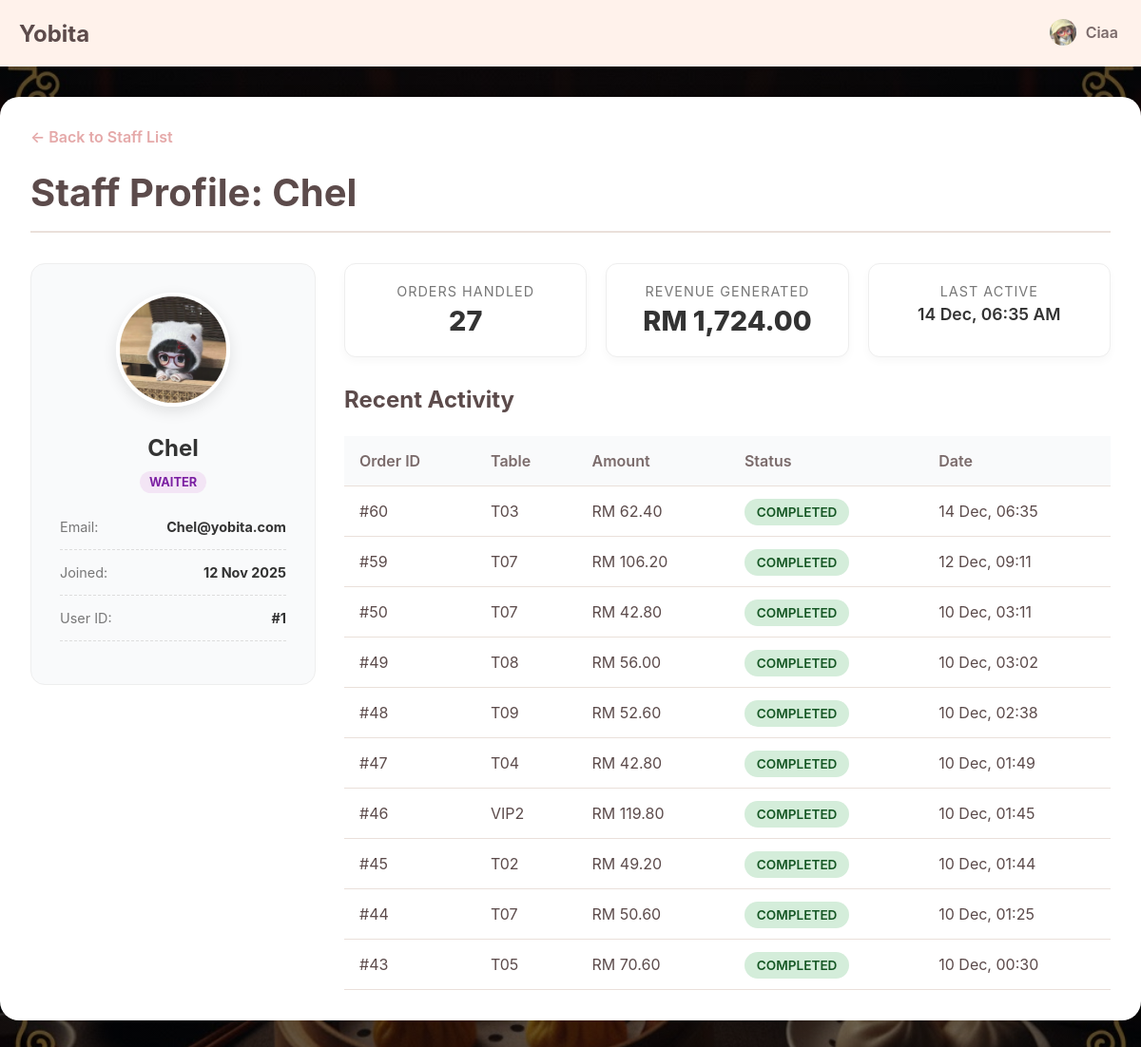
/admin/staffDetail.php?id=1 (signed in), run on the app's committed database.
### tables this page shows
CREATE TABLE `staffs` (
  `id` int(10) UNSIGNED NOT NULL,
  `username` varchar(50) NOT NULL,
  `email` varchar(255) NOT NULL,
  `password` varchar(255) NOT NULL,
  `role` enum('waiter','admin','chef') NOT NULL DEFAULT 'waiter',
  `profile_picture` varchar(255) DEFAULT NULL,
  `created_at` timestamp NOT NULL DEFAULT current_timestamp()
);

CREATE TABLE `orders` (
  `id` int(10) UNSIGNED NOT NULL,
  `table_id` int(10) UNSIGNED NOT NULL,
  `user_id` int(10) UNSIGNED NOT NULL,
  `status` enum('pending','prepared','completed','cancelled') NOT NULL DEFAULT 'pending',
  `total_amount` decimal(10,2) DEFAULT 0.00,
  `created_at` timestamp NOT NULL DEFAULT current_timestamp()
);

CREATE TABLE `dining_tables` (
  `id` int(10) UNSIGNED NOT NULL,
  `table_number` varchar(10) NOT NULL,
  `capacity` int(11) NOT NULL DEFAULT 4,
  `status` enum('available','occupied','reserved') NOT NULL DEFAULT 'available'
);

### admin/staffDetail.php (the view, shortened to what this page needs)
<?php
require_once '../connection.php';
$waiter_id = (int)$_GET['id'];
$basePath = "../";
include '../_header.php';
try {
    $stmt = $pdo->prepare("SELECT * FROM staffs WHERE id = ?");
    $stmt->execute([$waiter_id]);
    $waiter = $stmt->fetch();
    $stmtStats = $pdo->prepare("
        SELECT
            COUNT(id) as total_orders,
            COALESCE(SUM(total_amount), 0) as total_revenue,
            MAX(created_at) as last_active
        FROM orders
        WHERE user_id = ?
    ");
    $stmtStats->execute([$waiter_id]);
    $stats = $stmtStats->fetch();
    $stmtOrders = $pdo->prepare("
        SELECT o.*, dt.table_number
        FROM orders o
        JOIN dining_tables dt ON o.table_id = dt.id
        WHERE o.user_id = ?
        ORDER BY o.created_at DESC
        LIMIT 10
    ");
    $stmtOrders->execute([$waiter_id]);
    $recent_orders = $stmtOrders->fetchAll();
} catch (PDOException $e) {
    die("Error: " . $e->getMessage());
}
?>
<link rel="stylesheet" href="<?php echo $basePath; ?>css/viewOrders.css">
<link rel="stylesheet" href="<?php echo $basePath; ?>css/manageStaff.css">
<main class="main-wrapper">
    <div class="admin-container">
        <a href="manageStaff.php" class="back-link">← Back to Staff List</a>
        <div class="page-header">
            <h1>Staff Profile: <?php echo htmlspecialchars($waiter['username']); ?></h1>
        </div>
        <div class="waiter-detail-grid">
            <div class="profile-card">
                <div class="profile-header-img">
                    <img src="<?php echo $waiter['profile_picture'] ? $basePath . $waiter['profile_picture'] : $basePath.'uploads/Default_pfp.png'; ?>">
                </div>
                <h2><?php echo htmlspecialchars($waiter['username']); ?></h2>
                <span class="role-badge role-<?php echo $waiter['role']; ?>"><?php echo ucfirst($waiter['role']); ?></span>
                <div class="profile-info-list">
                    <div class="info-row">
                        <span>Email:</span>
                        <strong><?php echo htmlspecialchars($waiter['email']); ?></strong>
                    </div>
                    <div class="info-row">
                        <span>Joined:</span>
                        <strong><?php echo date("d M Y", strtotime($waiter['created_at'])); ?></strong>
                    </div>
                    <div class="info-row">
                        <span>User ID:</span>
                        <strong>#<?php echo $waiter['id']; ?></strong>
                    </div>
                </div>
            </div>
            <div class="stats-container">
                <div class="kpi-grid">
                    <div class="kpi-card">
                        <div class="kpi-label">Orders Handled</div>
                        <div class="kpi-value"><?php echo $stats['total_orders']; ?></div>
                    </div>
                    <div class="kpi-card">
                        <div class="kpi-label">Revenue Generated</div>
                        <div class="kpi-value">RM <?php echo number_format($stats['total_revenue'], 2); ?></div>
                    </div>
                    <div class="kpi-card">
                        <div class="kpi-label">Last Active</div>
                        <div class="kpi-value small">
                            <?php echo $stats['last_active'] ? date("d M, h:i A", strtotime($stats['last_active'])) : 'Never'; ?>
                        </div>
                    </div>
                </div>
                <h3 class="section-title" style="margin-top: 30px;">Recent Activity</h3>
                <div class="table-responsive">
                    <table>
                        <thead>
                            <tr>
                                <th>Order ID</th>
                                <th>Table</th>
                                <th>Amount</th>
                                <th>Status</th>
                                <th>Date</th>
                            </tr>
                        </thead>
                        <tbody>
                            <?php if (empty($recent_orders)): ?>
                                <tr><td colspan="5">No orders handled yet.</td></tr>
                            <?php else: ?>
                                <?php foreach ($recent_orders as $order): ?>
                                <tr>
                                    <td>#<?php echo $order['id']; ?></td>
                                    <td><?php echo $order['table_number']; ?></td>
                                    <td>RM <?php echo number_format($order['total_amount'], 2); ?></td>
                                    <td>
                                        <span class="status-badge status-<?php echo $order['status']; ?>">
                                            <?php echo ucfirst($order['status']); ?>
                                        </span>
                                    </td>
                                    <td><?php echo date("d M, H:i", strtotime($order['created_at'])); ?></td>
                                </tr>
                                <?php endforeach; ?>
                            <?php endif; ?>
                        </tbody>
                    </table>
                </div>
            </div>
        </div>
    </div>
</main>

### css/index.css (style rules this page uses)
:root { --primary: #FFDCDC; --second: #FFF2EB; --third: #ffffff; --fourth: #FFD6BA; --text-dark: #5C4B4B; --text-light: #7a6a6a; --border-color: #EAE0DA; --accent-dark: #E5A9A9; --notification: #FF3B3B; }
* { box-sizing: border-box; margin: 0; padding: 0; }
body { font-family: -apple-system, BlinkMacSystemFont, "Segoe UI", Roboto, Helvetica, Arial, sans-serif; background-color: var(--second); color: var(--text-dark); background: linear-gradient(rgba(0, 0, 0, 0.5), rgba(0, 0, 0, 0.5)), url(../image/Background.jpg) !important; background-size: cover !important; background-position: center !important; background-repeat: no-repeat !important; background-attachment: fixed !important; }
.main-wrapper { padding-top: 70px; padding-bottom: 100px; }

### css/viewOrders.css (style rules this page uses)
.admin-container { max-width: 1200px; margin: 2rem auto; padding: 2rem; background-color: #fff; border-radius: 20px; box-shadow: 0 8px 25px rgba(0, 0, 0, 0.1); animation: fadeInUp 0.6s ease-out; }
body { background-color: #f8f9fa; }
.back-link { display: inline-block; margin-bottom: 1.5rem; color: var(--accent-dark, #a05252); text-decoration: none; font-weight: 600; transition: color 0.3s ease; }
.page-header { border-bottom: 2px solid var(--border-color, #eee); padding-bottom: 1rem; margin-bottom: 2rem; }
.page-header h1 { color: var(--text-dark, #333); font-size: 2.5rem; margin: 0; }
.section-title { font-size: 1.5rem; color: var(--text-dark, #333); margin-top: 0; margin-bottom: 1.5rem; }
.table-responsive { overflow-x: auto; }
table { width: 100%; border-collapse: collapse; text-align: left; }
table th, table td { padding: 1rem; border-bottom: 1px solid var(--border-color, #eee); vertical-align: middle; }
table th { background-color: #f9fafb; font-weight: 600; color: var(--text-light, #555); }
.status-badge { padding: 0.4rem 0.8rem; border-radius: 20px; font-weight: 600; font-size: 0.85rem; text-transform: uppercase; }
.status-completed { background-color: #d4edda; color: #155724; }

### css/manageStaff.css (style rules this page uses)
.role-badge { padding: 4px 10px; border-radius: 12px; font-size: 0.8rem; font-weight: 700; text-transform: uppercase; }
.role-waiter { background-color: #f3e5f5; color: #7b1fa2; }
.waiter-detail-grid { display: grid; grid-template-columns: 300px 1fr; gap: 30px; align-items: start; }
.profile-card { background: #f9fafb; padding: 30px; border-radius: 15px; border: 1px solid #eee; text-align: center; }
.profile-header-img img { width: 120px; height: 120px; border-radius: 50%; object-fit: cover; border: 4px solid white; box-shadow: 0 5px 15px rgba(0,0,0,0.1); margin-bottom: 15px; }
.profile-card h2 { margin: 10px 0; color: #333; }
.profile-info-list { margin-top: 30px; text-align: left; }
.info-row { display: flex; justify-content: space-between; margin-bottom: 15px; padding-bottom: 15px; border-bottom: 1px dashed #ddd; font-size: 0.9rem; }
.info-row span { color: #777; }
.info-row strong { color: #333; }
.kpi-grid { display: grid; grid-template-columns: repeat(auto-fit, minmax(200px, 1fr)); gap: 20px; margin-bottom: 20px; }
.kpi-card { background: #fff; padding: 20px; border-radius: 12px; border: 1px solid #eee; box-shadow: 0 4px 10px rgba(0,0,0,0.03); text-align: center; }
.kpi-label { font-size: 0.9rem; color: #777; margin-bottom: 5px; text-transform: uppercase; letter-spacing: 1px; }
.kpi-value { font-size: 1.8rem; font-weight: 800; color: #333; }
.kpi-value.small { font-size: 1.1rem; font-weight: 600; }

### data on the page
staffs: username "Chel", profile_picture (picture), role "WAITER", email "Chel@yobita.com", created_at "12 Nov 2025", id "1"
orders: id "60", table.table_number "T03", total_amount "62.40", status "COMPLETED", created_at "14 Dec, 06:35"
orders: id "59", table.table_number "T07", total_amount "106.20", status "COMPLETED", created_at "12 Dec, 09:11"
orders: id "50", table.table_number "T07", total_amount "42.80", status "COMPLETED", created_at "10 Dec, 03:11"
orders: id "49", table.table_number "T08", total_amount "56.00", status "COMPLETED", created_at "10 Dec, 03:02"
orders: id "48", table.table_number "T09", total_amount "52.60", status "COMPLETED", created_at "10 Dec, 02:38"
orders: id "47", table.table_number "T04", total_amount "42.80", status "COMPLETED", created_at "10 Dec, 01:49"
orders: id "46", table.table_number "VIP2", total_amount "119.80", status "COMPLETED", created_at "10 Dec, 01:45"
orders: id "45", table.table_number "T02", total_amount "49.20", status "COMPLETED", created_at "10 Dec, 01:44"
orders: id "44", table.table_number "T07", total_amount "50.60", status "COMPLETED", created_at "10 Dec, 01:25"
orders: id "43", table.table_number "T05", total_amount "70.60", status "COMPLETED", created_at "10 Dec, 00:30"

### other printed values
$_SESSION['username'] "Ciaa"
$stats['total_orders'] "27"
$stats['total_revenue'] "1,724.00"
date("d M, h:i A", strtotime($stats['last_active'])) "14 Dec, 06:35 AM"
